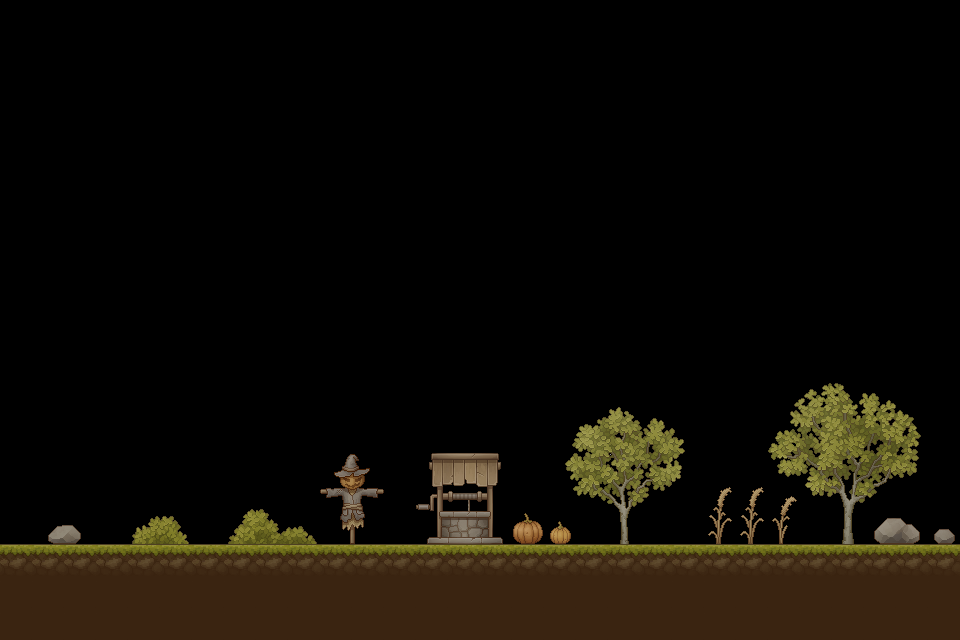

A 2D game scene composited from a Tiled map and its tileset images. What follows is a short description and the map's XML, with each tile layer's data collapsed to a summary:
An orthogonal 30x20 tile map with 32x32 px tiles, 1 tile layer (Capa de patrones 1), 2 tilesets.

<map version="1.10" tiledversion="1.10.1" orientation="orthogonal" renderorder="right-down" width="30" height="20" tilewidth="32" tileheight="32" infinite="0" nextlayerid="3" nextobjectid="1">
 <editorsettings>
  <export target="testMap..tmx" format="tmx" />
 </editorsettings>
 <tileset firstgid="1" name="testiles" tilewidth="32" tileheight="32" tilecount="1024" columns="32">
  <image source="TX Village Props.png" width="1024" height="1024" />
 </tileset>
 <tileset firstgid="1025" name="Terrain" tilewidth="32" tileheight="32" tilecount="1024" columns="16">
  <image source="TX Tileset Ground.png" width="512" height="512" />
 </tileset>
 <layer id="1" name="Capa de patrones 1" width="30" height="20">
  <properties>
   <property name="Draw" type="bool" value="true" />
  </properties>
  <data>[600 cells, 175 non-empty, 85 distinct tile ids]</data>
 </layer>
</map>
